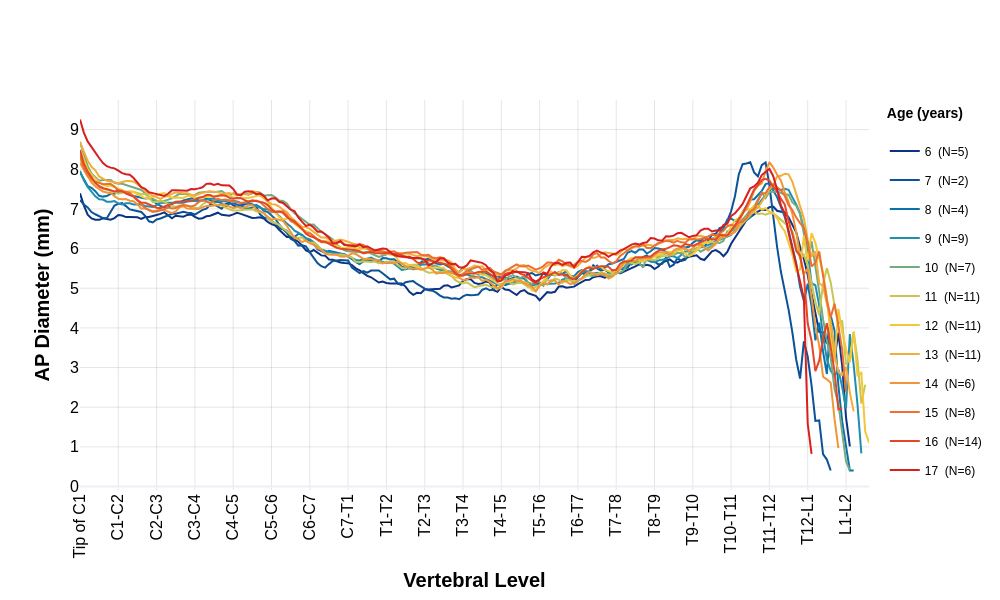

Source (notebook cell):
### Markdown cell above
##### 3.2.1 All participants

### Code cell
plot_average_morphometrics(interpolated_morphometrics_df, 'AP_diameter', 'AP Diameter (mm)')
plot_average_morphometrics(interpolated_morphometrics_df, 'RL_diameter', 'Transverse Diameter (mm)')
plot_morphometrics(interpolated_morphometrics_df, 'AP_diameter', 'AP Diameter (mm)')
plot_morphometrics(interpolated_morphometrics_df, 'RL_diameter', 'Transverse Diameter (mm)')

### Figure 1 — Plotly figure (JSON) as saved in the notebook; plotly's stock layout.template omitted (floating-point values rounded to 4 significant figures; data arrays with more than 128 entries replaced by an {"elided": "..."} marker saying what was removed)
{"data": [{"legendgroup": "Age 6", "line": {"color": "rgb(12, 51, 131)", "width": 2}, "marker": {"size": 6}, "mode": "lines", "name": "6  (N=5)", "type": "scatter", "x": {"elided": "202 float values"}, "y": {"elided": "202 float values"}}, {"legendgroup": "Age 7", "line": {"color": "rgb(11, 82, 151)", "width": 2}, "marker": {"size": 6}, "mode": "lines", "name": "7  (N=2)", "type": "scatter", "x": {"elided": "197 float values"}, "y": {"elided": "197 float values"}}, {"legendgroup": "Age 8", "line": {"color": "rgb(11, 113, 171)", "width": 2}, "marker": {"size": 6}, "mode": "lines", "name": "8  (N=4)", "type": "scatter", "x": {"elided": "203 float values"}, "y": {"elided": "203 float values"}}, {"legendgroup": "Age 9", "line": {"color": "rgb(31, 143, 174)", "width": 2}, "marker": {"size": 6}, "mode": "lines", "name": "9  (N=9)", "type": "scatter", "x": {"elided": "205 float values"}, "y": {"elided": "205 float values"}}, {"legendgroup": "Age 10", "line": {"color": "rgb(115, 170, 127)", "width": 2}, "marker": {"size": 6}, "mode": "lines", "name": "10  (N=7)", "type": "scatter", "x": {"elided": "202 float values"}, "y": {"elided": "202 float values"}}, {"legendgroup": "Age 11", "line": {"color": "rgb(200, 197, 80)", "width": 2}, "marker": {"size": 6}, "mode": "lines", "name": "11  (N=11)", "type": "scatter", "x": {"elided": "206 float values"}, "y": {"elided": "206 float values"}}, {"legendgroup": "Age 12", "line": {"color": "rgb(242, 199, 56)", "width": 2}, "marker": {"size": 6}, "mode": "lines", "name": "12  (N=11)", "type": "scatter", "x": {"elided": "207 float values"}, "y": {"elided": "207 float values"}}, {"legendgroup": "Age 13", "line": {"color": "rgb(242, 174, 56)", "width": 2}, "marker": {"size": 6}, "mode": "lines", "name": "13  (N=11)", "type": "scatter", "x": {"elided": "203 float values"}, "y": {"elided": "203 float values"}}, {"legendgroup": "Age 14", "line": {"color": "rgb(242, 149, 56)", "width": 2}, "marker": {"size": 6}, "mode": "lines", "name": "14  (N=6)", "type": "scatter", "x": {"elided": "199 float values"}, "y": {"elided": "199 float values"}}, {"legendgroup": "Age 15", "line": {"color": "rgb(235, 112, 49)", "width": 2}, "marker": {"size": 6}, "mode": "lines", "name": "15  (N=8)", "type": "scatter", "x": {"elided": "201 float values"}, "y": {"elided": "201 float values"}}, {"legendgroup": "Age 16", "line": {"color": "rgb(226, 71, 39)", "width": 2}, "marker": {"size": 6}, "mode": "lines", "name": "16  (N=14)", "type": "scatter", "x": {"elided": "200 float values"}, "y": {"elided": "200 float values"}}, {"legendgroup": "Age 17", "line": {"color": "rgb(217, 30, 30)", "width": 2}, "marker": {"size": 6}, "mode": "lines", "name": "17  (N=6)", "type": "scatter", "x": {"elided": "192 float values"}, "y": {"elided": "192 float values"}}], "layout": {"height": 600, "legend": {"font": {"color": "black", "family": "Arial", "size": 12}, "title": {"font": {"color": "black", "family": "Arial", "size": 14, "weight": "bold"}, "text": "Age (years)<br>"}}, "title": {"text": " "}, "width": 1000, "xaxis": {"gridcolor": "rgba(0, 0, 0, 0.1)", "tickangle": -90, "tickcolor": "black", "tickfont": {"color": "black", "family": "Arial", "size": 16}, "tickmode": "array", "ticktext": ["Tip of C1", "C1-C2", "C2-C3", "C3-C4", "C4-C5", "C5-C6", "C6-C7", "C7-T1", "T1-T2", "T2-T3", "T3-T4", "T4-T5", "T5-T6", "T6-T7", "T7-T8", "T8-T9", "T9-T10", "T10-T11", "T11-T12", "T12-L1", "L1-L2"], "tickvals": [1, 2, 3, 4, 5, 6, 7, 8, 9, 10, 11, 12, 13, 14, 15, 16, 17, 18, 19, 20, 21], "title": {"font": {"color": "black", "family": "Arial", "size": 20, "weight": "bold"}, "text": "Vertebral Level"}}, "yaxis": {"gridcolor": "rgba(0, 0, 0, 0.1)", "tickcolor": "black", "tickfont": {"color": "black", "family": "Arial", "size": 16}, "title": {"font": {"color": "black", "family": "Arial", "size": 20, "weight": "bold"}, "text": "AP Diameter (mm)"}}}}
